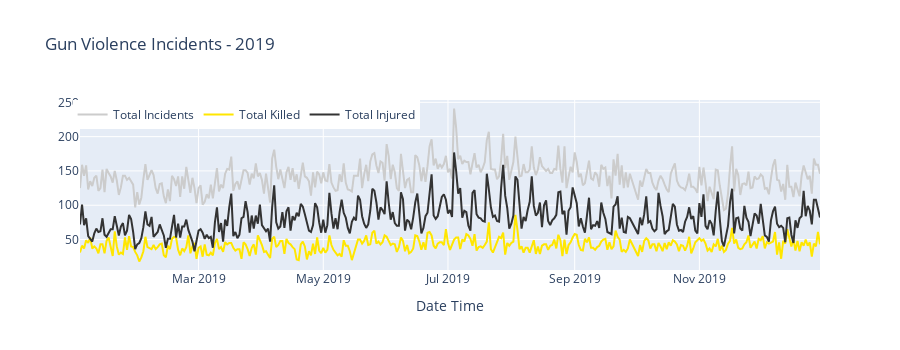

Source (notebook cell):
### Code cell
temp = df[df['year'] == 2019].groupby('date').agg({'state' : 'count', 'n_killed' : 'sum', 'n_injured' : 'sum'}).reset_index().rename(columns={'state' : 'incidents'})

trace1 = go.Scatter(x = temp.date, y = temp.incidents, name='Total Incidents', mode = "lines", marker = dict(color = '#cccccc'))
trace2 = go.Scatter(x = temp.date, y = temp.n_killed, name="Total Killed", mode = "lines", marker = dict(color = '#ffe600'))
trace3 = go.Scatter(x = temp.date, y = temp.n_injured, name="Total Injured", mode = "lines", marker = dict(color = '#333333'))

data = [trace1, trace2, trace3]
layout = dict(height=350, title = 'Gun Violence Incidents - 2019', legend=dict(orientation="h", x=-.01, y=1), xaxis= dict(title='Date Time', ticklen= 1))
fig = dict(data = data, layout = layout)
iplot(fig)

### Figure 1 — Plotly figure (JSON) as saved in the notebook; plotly's stock layout.template omitted (floating-point values rounded to 4 significant figures; data arrays with more than 128 entries replaced by an {"elided": "..."} marker saying what was removed)
{"data": [{"marker": {"color": "#cccccc"}, "mode": "lines", "name": "Total Incidents", "type": "scatter", "x": {"elided": "360 str values"}, "y": {"elided": "360 int values"}}, {"marker": {"color": "#ffe600"}, "mode": "lines", "name": "Total Killed", "type": "scatter", "x": {"elided": "360 str values"}, "y": {"elided": "360 int values"}}, {"marker": {"color": "#333333"}, "mode": "lines", "name": "Total Injured", "type": "scatter", "x": {"elided": "360 str values"}, "y": {"elided": "360 int values"}}], "layout": {"height": 350, "legend": {"orientation": "h", "x": -0.01, "y": 1}, "title": {"text": "Gun Violence Incidents - 2019"}, "xaxis": {"ticklen": 1, "title": {"text": "Date Time"}}}}
